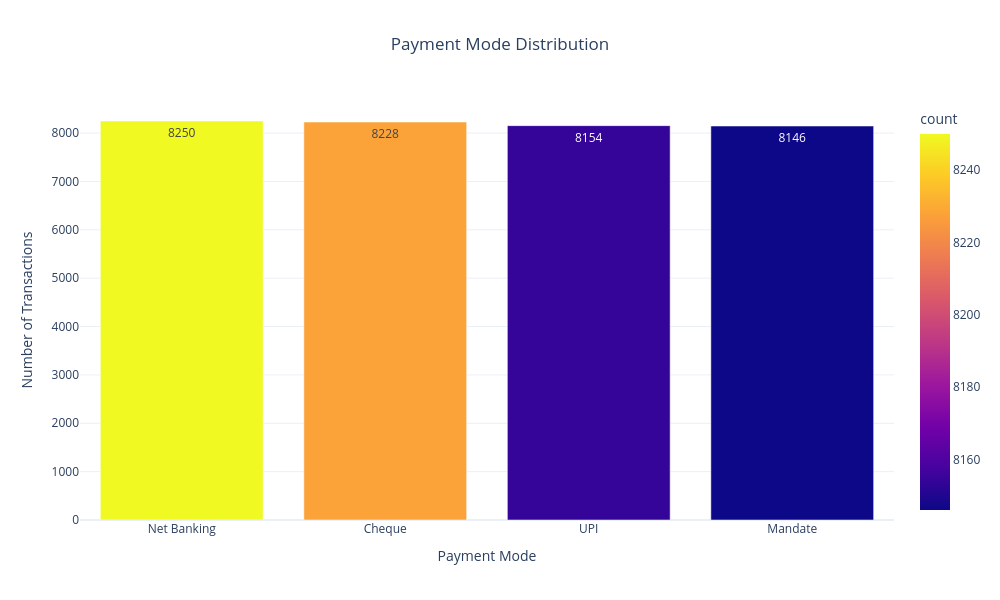

Notebook source saved alongside this figure:
### Code cell
fig = px.bar(
    payment,
    x="payment_mode",
    y="count",
    color="count",
    text="count",
    title="Payment Mode Distribution"
)

fig.update_layout(
    template="plotly_white",
    title_x=0.5,
    width=1000,
    height=600,
    xaxis_title="Payment Mode",
    yaxis_title="Number of Transactions"
)

fig.show()

### Figure 1 — Plotly figure (JSON) as saved in the notebook; plotly's stock layout.template omitted (floating-point values rounded to 4 significant figures)
{"data": [{"hovertemplate": "payment_mode=%{x}<br>count=%{marker.color}<extra></extra>", "legendgroup": "", "marker": {"color": [8250, 8228, 8154, 8146], "coloraxis": "coloraxis", "pattern": {"shape": ""}}, "name": "", "orientation": "v", "showlegend": false, "text": [8250.0, 8228.0, 8154.0, 8146.0], "textposition": "auto", "type": "bar", "x": ["Net Banking", "Cheque", "UPI", "Mandate"], "xaxis": "x", "y": [8250, 8228, 8154, 8146], "yaxis": "y"}], "layout": {"barmode": "relative", "coloraxis": {"colorbar": {"title": {"text": "count"}}, "colorscale": [[0, "#0d0887"], [0.1111, "#46039f"], [0.2222, "#7201a8"], [0.3333, "#9c179e"], [0.4444, "#bd3786"], [0.5556, "#d8576b"], [0.6667, "#ed7953"], [0.7778, "#fb9f3a"], [0.8889, "#fdca26"], [1, "#f0f921"]]}, "height": 600, "legend": {"tracegroupgap": 0}, "title": {"text": "Payment Mode Distribution", "x": 0.5}, "width": 1000, "xaxis": {"anchor": "y", "domain": [0, 1], "title": {"text": "Payment Mode"}}, "yaxis": {"anchor": "x", "domain": [0, 1], "title": {"text": "Number of Transactions"}}}}
